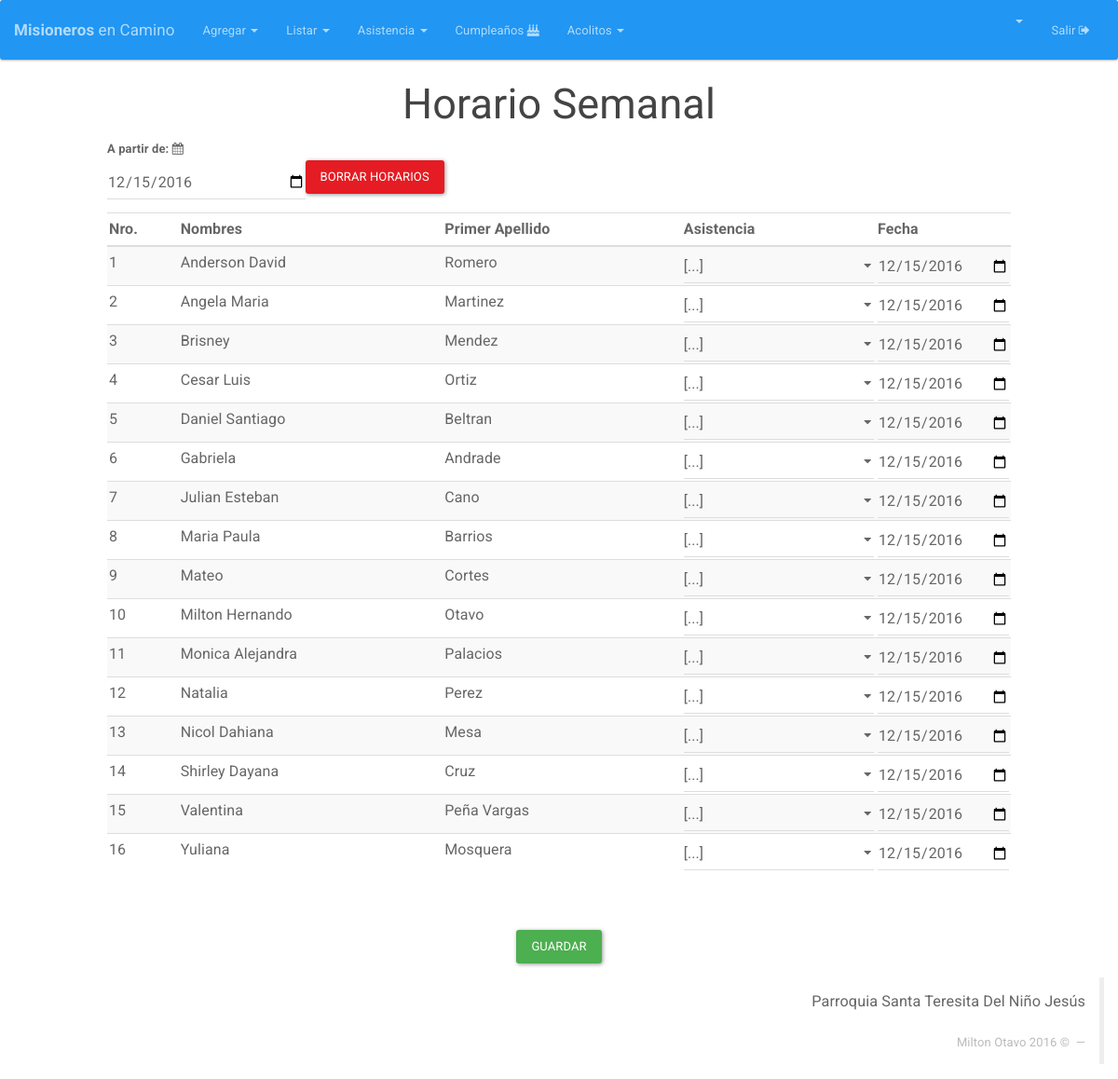
The page /acolitos/semanal (signed in) on the database its author committed.
### tables this page shows
CREATE TABLE IF NOT EXISTS `integrante` (
  `DOCUMENTO` int(12) NOT NULL AUTO_INCREMENT,
  `NOMBRES` varchar(25) NOT NULL,
  `PRIMER_APELLIDO` varchar(15) NOT NULL,
  `SEGUNDO_APELLIDO` varchar(15) DEFAULT NULL,
  `GENERO` varchar(2) DEFAULT NULL,
  `FECHA_NACIMIENTO` date NOT NULL,
  `DIRECCION` varchar(50) DEFAULT NULL,
  `CELULAR` varchar(200) DEFAULT NULL,
  `CORREO` varchar(50) DEFAULT NULL,
  `ACOLITO` tinyint(1) DEFAULT NULL,
  `COORDINADOR` tinyint(1) DEFAULT NULL,
  `IMAGEN` longtext,
  `FECHA_INGRESO` date DEFAULT NULL,
  `FECHA_REGISTRO` timestamp NOT NULL DEFAULT CURRENT_TIMESTAMP ON UPDATE CURRENT_TIMESTAMP,
  `ESTADO` varchar(20) NOT NULL DEFAULT 'ASISTENTE',
  PRIMARY KEY (`DOCUMENTO`)
);

### index.php (called while the page is built, shortened)
<?php
if (isset($_SESSION['app_id'])) {
	require_once "Core/Models/Conexion.php";
}
Core\Config\Enrutador::run(new Core\Config\Request());
?>

### Core/Models/Conexion.php (called while the page is built, shortened)
<?php namespace Core\Models;
class Conexion{
	private $datos= array (
		"host"=>DB_HOST,
		"user"=>DB_USER,
		"pass"=>DB_PASS,
		"db"=>DB_NAME
		);
	private $db;
	public function __construct()
	{
		$this->db = new \mysqli(
			$this->datos['host'],
			$this->datos['user'],
			$this->datos['pass'],
			$this->datos['db']
			);
		$this->db-> set_charset("utf8");
	}
	public function consultaRetorno($sql){
		$datos = $this->db->query($sql);
		return $datos;
	}
}
?>

### Core/Config/Request.php (called while the page is built, shortened)
<?php namespace Core\Config;
class Request{
	private $metodo;
	private $argumento;
	public function __construct(){
		if(isset($_GET['url'])){
			$ruta = filter_input(INPUT_GET, 'url', FILTER_SANITIZE_URL);
			$ruta = explode("/", $ruta);
			$ruta = array_filter($ruta);
			if($ruta[0] == "index.php"){
				$this->controlador = "Login";
			}else{
				$this->controlador = strtolower(array_shift($ruta));
			}
			$this->metodo = strtolower(array_shift($ruta));
			$this->argumento = $ruta;
		}else{
			$this->controlador = "Login";
			$this->metodo = "index";
		}
	}
	public function getMetodo(){
		return $this->metodo;
	}
	public function getArgumento(){
		return $this->argumento;
	}
}
?>

### Core/Controllers/AcolitosController.php (called while the page is built, shortened)
<?php namespace Core\Controllers;
class AcolitosController{
	private $Acolitos;
	public function __construct(){
		$this->Acolitos = new Acolitos();
		$this->Integrante = new Integrante();
	}
	public function semanal(){
		if (!empty($_SESSION['app_id'])) {
			if ($_POST) {
				$datos=$this->Integrante->acolitos();
				while($row = mysqli_fetch_array($datos)){
					$id=$row['DOCUMENTO'];
					$this->Acolitos->__set("fecha", $_POST['fecha_'.$id]);
					$this->Acolitos->__set("horario", "06:30PM"  );
					$this->Acolitos->__set("integrante", $id);
					$this->Acolitos->__set("dia", $_POST['misa_'.$id] );
					$this->Acolitos->add();
				}
				header("Location:" . URL . "Acolitos");
			}else {
				$datos=$this->Integrante->acolitos();
				return $datos;
			}
		}else {
			header("Location:" . URL . "acolitos");
		}
	}
}
?>

### Core/Models/Integrante.php (called while the page is built, shortened)
<?php namespace Core\Models;
class Integrante {
	private $db;
	public function __construct(){
		$this->db = new Conexion();
	}
	public function acolitos(){
		$sql="SELECT * FROM integrante WHERE ACOLITO='1' ORDER BY NOMBRES ASC, PRIMER_APELLIDO ASC ";
		$datos=$this->db->consultaRetorno($sql);
		return $datos;
	}
}
?>

### HTML/Acolitos/semanal.php (the view, shortened to what this page needs)
  <html>
  <head>
    <?php include(HTML_DIR.'/overall/header.php') ?>
  </head>
  <body>
    <?php include(HTML_DIR.'/overall/nav.php') ?>
    <div id="container">
      <h2 align="center">Horario Semanal</h2>
      <div class="">
        <div class="col-md-1"></div>
        <div class="col-md-10">
          <form class="form-horizontal" enctype="multipart/form-data" method="POST" id="formAsistencia" name="formAsistencia">
            <table class="table table-striped table-hover" id="integrantesTabla" >
              <thead>
                <tr>
                 <div class="form-group col-md-3"  >
                   <label for="fecha">A partir de: <i class="fa fa-calendar" aria-hidden="true"></i></label>
                   <input type="date" name="fecha" id="fecha" class="form-control" value="<?php echo date('Y-m-d'); ?>" >
                 </div>
                 <div class="form-group col-md-3" >
                   <br>
                   <button id="borrar" type="button" class="btn btn-danger">Borrar horarios</button>
                 </div>
                 <div class="form-group col-md-3" >
                 </div>
               </tr>
               <tr>
                <th class="hidden-xs">Nro.</th>
                <th >Nombres</th>
                <th class="hidden-xs">Primer Apellido</th>
                <th>Asistencia</th>
                <th>Fecha</th>
              </tr>
            </thead>
            <tbody>
              <?php
              $i=1;
              while($row = mysqli_fetch_array($datos)){ ?>
                <tr id="<?php echo $row['DOCUMENTO'] ?>">
                  <td class="hidden-xs"><?php  echo $i; ?></td>
                  <td class="hidden-xs"><?php  echo $row['NOMBRES']; ?></td>
                  <td class="hidden-xs"><?php  echo $row['PRIMER_APELLIDO']; ?></td>
                  <td>
                    <select  onchange="llamarFecha(this.value, <?php echo $row['DOCUMENTO'] ?>);"  name="misa_<?php echo $row['DOCUMENTO'] ?>" name="id_<?php echo $row['DOCUMENTO'] ?>" class="form-control" required="">
                      <option>[...]</option>
                    </select>
                  </td>
                  <td class="col-md-1">
                    <input type="date"  name="fecha_<?php echo $row['DOCUMENTO'] ?>" id="fecha_<?php echo $row['DOCUMENTO'] ?>" class="form-control" value="<?php echo date('Y-m-d'); ?>" >
                  </td>
                </tr>
                <?php
                $i++;
              }
              ?>
            </tbody>
          </table>
          <div class="form-group" align="center" style="padding-top: 4%;">
            <button type="submit" class="btn btn-success">Guardar</button>
          </div>
        </form>
      </div>
      <div class="col-md-1"></div>
    </div>
  </div>
  <?php include(HTML_DIR.'/overall/footer.php') ?>
</body>
</html>

### Views/css/general.css (style rules this page uses)
label { font-weight: bold; }

### rows shown on the page
integrante: NOMBRES "Anderson David", PRIMER_APELLIDO "Romero", DOCUMENTO "[...]"
integrante: NOMBRES "Angela Maria", PRIMER_APELLIDO "Martinez", DOCUMENTO "[...]"
integrante: NOMBRES "Brisney", PRIMER_APELLIDO "Mendez", DOCUMENTO "[...]"
integrante: NOMBRES "Cesar Luis", PRIMER_APELLIDO "Ortiz", DOCUMENTO "[...]"
integrante: NOMBRES "Daniel Santiago", PRIMER_APELLIDO "Beltran", DOCUMENTO "[...]"
integrante: NOMBRES "Gabriela", PRIMER_APELLIDO "Andrade", DOCUMENTO "[...]"
integrante: NOMBRES "Julian Esteban", PRIMER_APELLIDO "Cano", DOCUMENTO "[...]"
integrante: NOMBRES "Maria Paula", PRIMER_APELLIDO "Barrios", DOCUMENTO "[...]"
integrante: NOMBRES "Mateo", PRIMER_APELLIDO "Cortes", DOCUMENTO "[...]"
integrante: NOMBRES "Milton Hernando", PRIMER_APELLIDO "Otavo", DOCUMENTO "[...]"
integrante: NOMBRES "Monica Alejandra", PRIMER_APELLIDO "Palacios", DOCUMENTO "[...]"
integrante: NOMBRES "Natalia", PRIMER_APELLIDO "Perez", DOCUMENTO "[...]"
integrante: NOMBRES "Nicol Dahiana", PRIMER_APELLIDO "Mesa", DOCUMENTO "[...]"
integrante: NOMBRES "Shirley Dayana", PRIMER_APELLIDO "Cruz", DOCUMENTO "[...]"
integrante: NOMBRES "Valentina", PRIMER_APELLIDO "Peña Vargas", DOCUMENTO "[...]"
integrante: NOMBRES "Yuliana", PRIMER_APELLIDO "Mosquera", DOCUMENTO "[...]"
